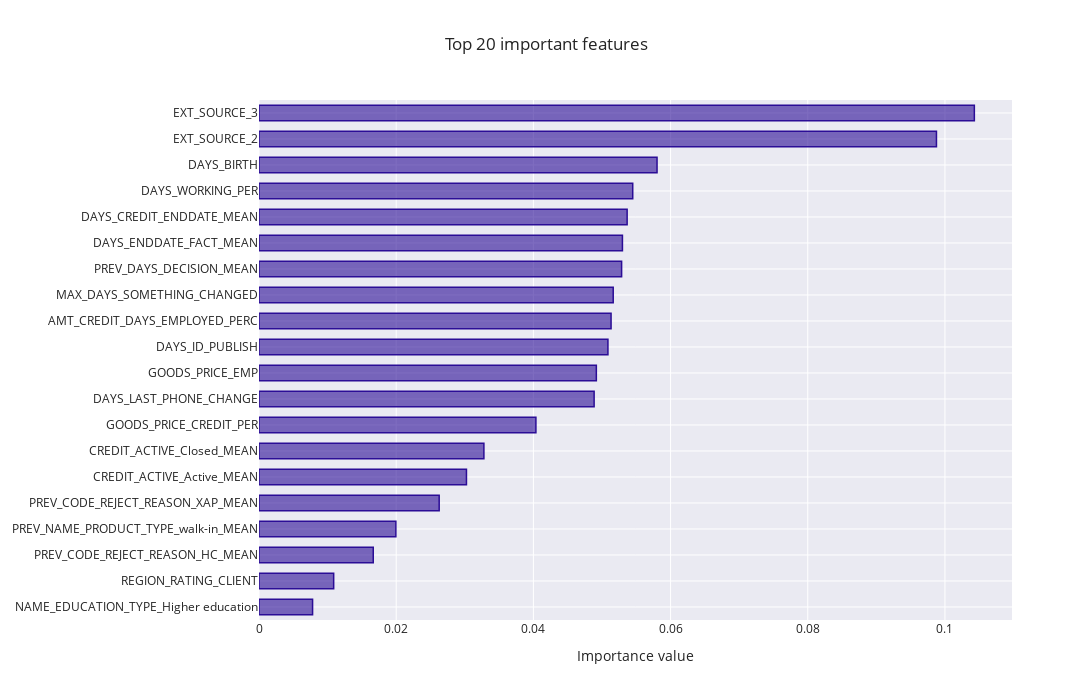

The notebook cell this image was saved under:
### Code cell
feature_importance_plot(pipe_samplers[-1].feature_importances_,train,(LOG,run,'Modele/[Samplers & Weight]/'))

### Figure 1 — Plotly figure (JSON) as saved in the notebook; plotly's stock layout.template omitted (floating-point values rounded to 4 significant figures)
{"data": [{"marker": {"color": "rgba(43, 13, 150, 0.6)", "line": {"color": "rgba(43, 13, 150, 1.0)", "width": 1.5}}, "orientation": "h", "type": "bar", "x": [0.007812, 0.01089, 0.01666, 0.01995, 0.02627, 0.03024, 0.03279, 0.04037, 0.04886, 0.04918, 0.05087, 0.05133, 0.05164, 0.05286, 0.05298, 0.05367, 0.05448, 0.05803, 0.09876, 0.1043], "y": ["NAME_EDUCATION_TYPE_Higher education", "REGION_RATING_CLIENT", "PREV_CODE_REJECT_REASON_HC_MEAN", "PREV_NAME_PRODUCT_TYPE_walk-in_MEAN", "PREV_CODE_REJECT_REASON_XAP_MEAN", "CREDIT_ACTIVE_Active_MEAN", "CREDIT_ACTIVE_Closed_MEAN", "GOODS_PRICE_CREDIT_PER", "DAYS_LAST_PHONE_CHANGE", "GOODS_PRICE_EMP", "DAYS_ID_PUBLISH", "AMT_CREDIT_DAYS_EMPLOYED_PERC", "MAX_DAYS_SOMETHING_CHANGED", "PREV_DAYS_DECISION_MEAN", "DAYS_ENDDATE_FACT_MEAN", "DAYS_CREDIT_ENDDATE_MEAN", "DAYS_WORKING_PER", "DAYS_BIRTH", "EXT_SOURCE_2", "EXT_SOURCE_3"]}], "layout": {"autosize": false, "bargap": 0.4, "height": 700, "title": {"text": "Top 20 important features"}, "width": 1300, "xaxis": {"autorange": true, "range": [0, 0.1098], "title": {"text": "Importance value"}, "type": "linear"}, "yaxis": {"automargin": true, "autorange": true, "range": [-0.5, 19.5], "type": "category"}}}
